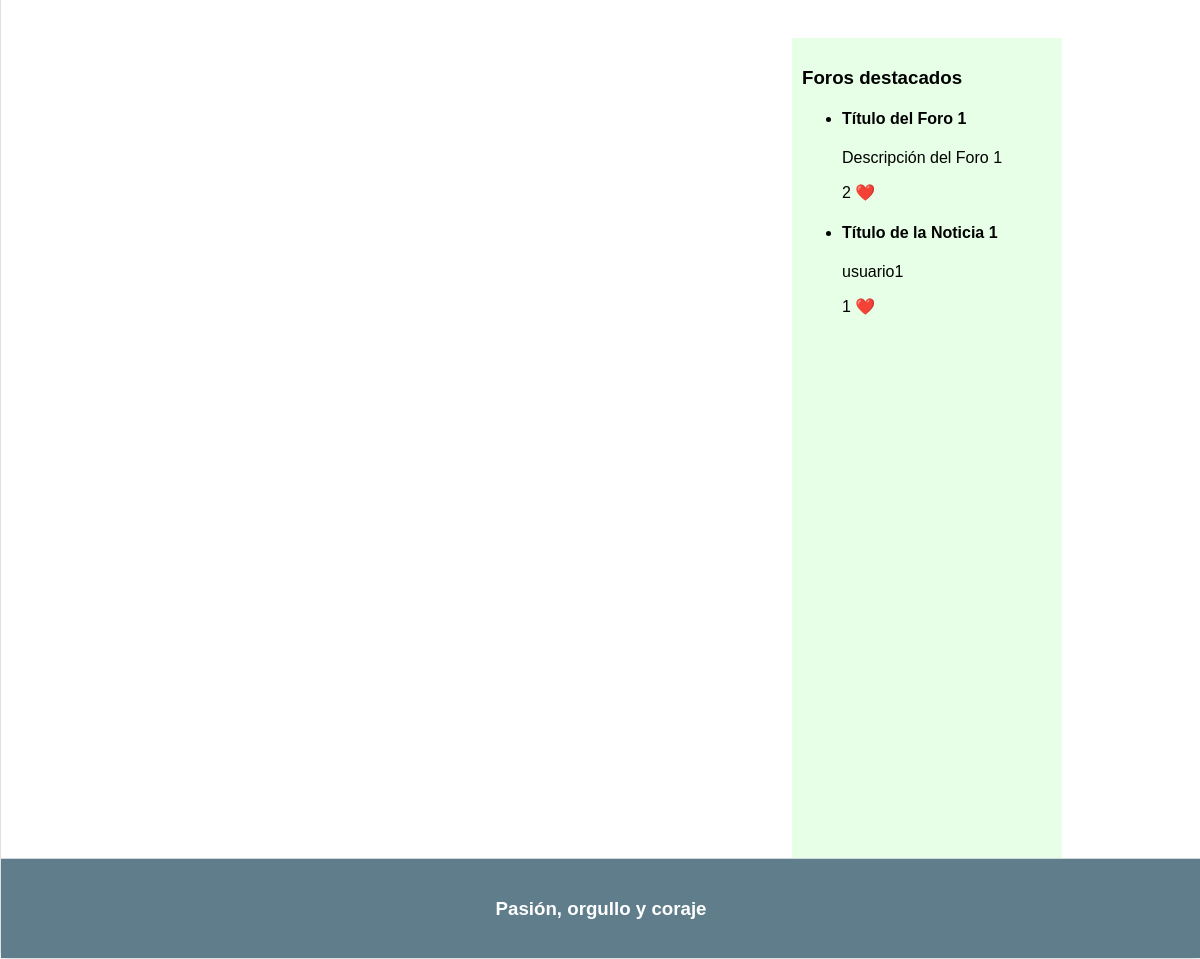
The app's page /contenido.php (signed in, lower part), older data.
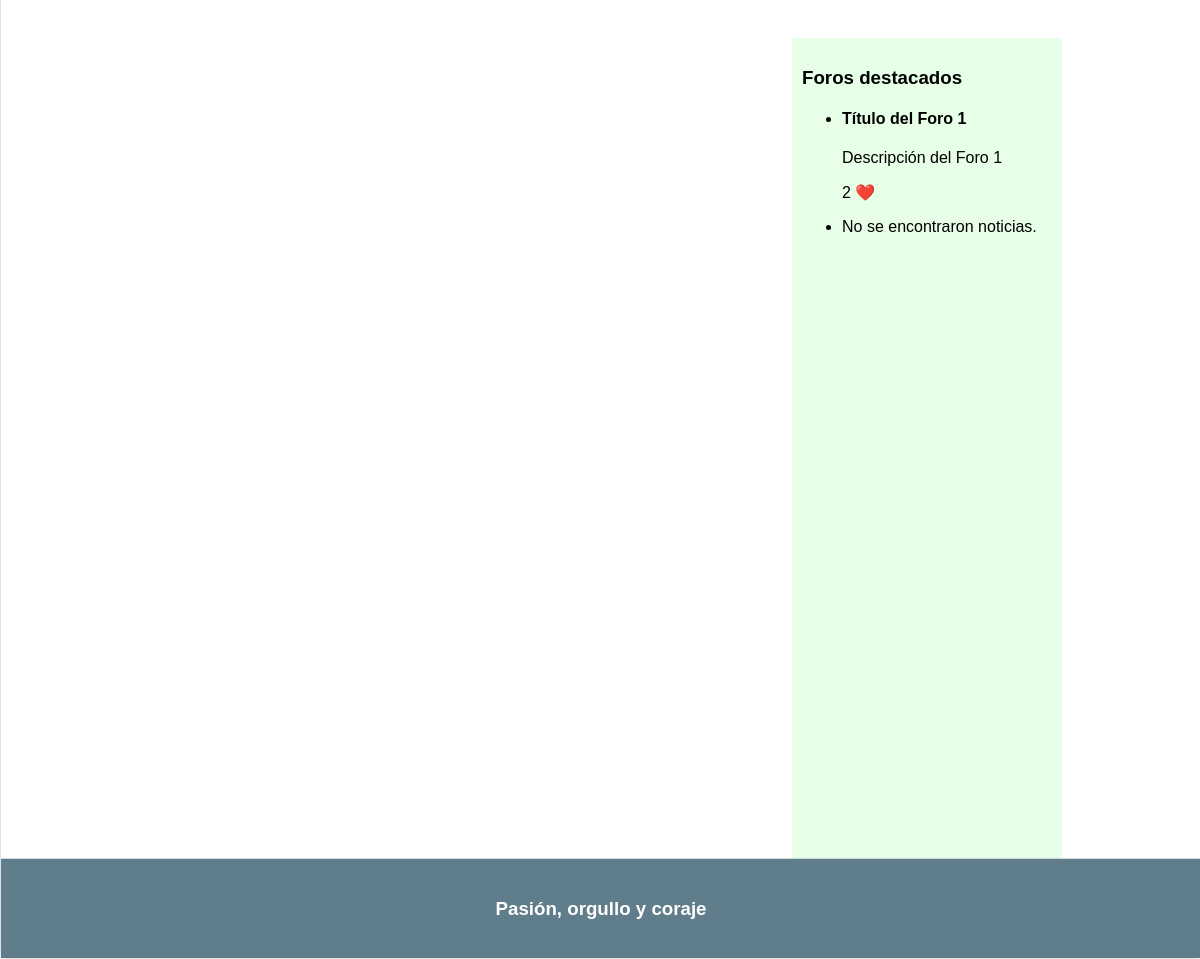
The same page, newer data.
### tables this page shows
CREATE TABLE `foro` (
  `id` int(11) NOT NULL,
  `titulo` varchar(100) NOT NULL,
  `descripcion` varchar(200) DEFAULT NULL,
  `fecha` date NOT NULL,
  `likes` int(11) DEFAULT 0,
  `destacado` tinyint(1) NOT NULL DEFAULT 0
);

CREATE TABLE `noticia` (
  `id` int(11) NOT NULL,
  `titulo` varchar(100) NOT NULL,
  `autor` varchar(15) NOT NULL,
  `contenido` text DEFAULT NULL,
  `fecha` date NOT NULL,
  `likes` int(11) DEFAULT 0,
  `destacado` tinyint(1) NOT NULL DEFAULT 0
);

### contenido.php (called while the page is built, shortened)
<?php
require __DIR__.'/includes/Vistas/esqueleto.php';

### includes/comun/sidebarDer.php (the view, shortened to what this page needs)
<aside id="sidebarDer">
    <h3>Foros destacados</h3>
    <ul>
        <?php
            $result = $conn->query("SELECT titulo, descripcion, likes FROM foro WHERE destacado=1");
            if ($result->num_rows > 0) {
                while ($row = $result->fetch_assoc()) {
                    echo "<li>";
                    echo "<h4>" . $row["titulo"] . "</h4>";
                    echo "<p>" . $row["descripcion"] . "</p>";
                    echo "<p>" . $row["likes"] . " <span style='color: red;'>&#10084;&#65039;</span></p>";
                    echo "</li>";
                }
            } else {
                echo "<li>No se encontraron foros.</li>";
            }
            $result2 = $conn->query("SELECT titulo, autor, likes FROM noticia WHERE destacado=1");
            if ($result2->num_rows > 0) {
                while ($row = $result2->fetch_assoc()) {
                    echo "<li>";
                    echo "<h4>" . $row["titulo"] . "</h4>";
                    echo "<p>" . $row["autor"] . "</p>";
                    echo "<p>" . $row["likes"] . " <span style='color: red;'>&#10084;&#65039;</span></p>";
                    echo "</li>";
                }
            } else {
                echo "<li>No se encontraron noticias.</li>";
            }
        ?>
    </ul>
</aside>

### includes/Vistas/esqueleto.php (shortened to what this page needs)
<!DOCTYPE html>
<html lang="es">
<head>
<link rel="stylesheet" type="text/css" href="./CSS/estyle.css" />
</head>
<body>
<div id="contenedor">
	<?php
		require_once("includes/mysql/conexion.php");
    ?>
	<?php
		require("includes/comun/sidebarDer.php");
        require("includes/comun/pie.php");
	?>
</div>
</body>
</html>

### includes/comun/pie.php
<footer>
	<h3>Pasión, orgullo y coraje</h3>
</footer>

### CSS/estyle.css (style rules this page uses)
body { background-color: #F5F5F5; margin: 0px; font-family:Arial, Helvetica, sans-serif; }
div#contenedor { width: 100%; margin: auto; border: 1px solid #E0E0E0; background-color: #FFFFFF; margin-top: 30px; border-radius: 10px; box-shadow: 0px 0px 10px rgba(0, 0, 0, 0.1); }
aside { padding: 10px; float: right; width: 250px; height: 800px; background-color: #e6ffe6; margin-top: 40px; margin-right: 139px; }
footer { clear: both; padding: 20px; background-color: #607D8B; color: white; text-align: center; border-top: 1px solid #CFD8DC; }

Row changes from the older to the newer data that the page shows:
no longer on this page (row edited): noticia: titulo "Título de la Noticia 1", autor "usuario1", likes "1"
Text that changed along with them:
text now shown: "No se encontraron noticias."
